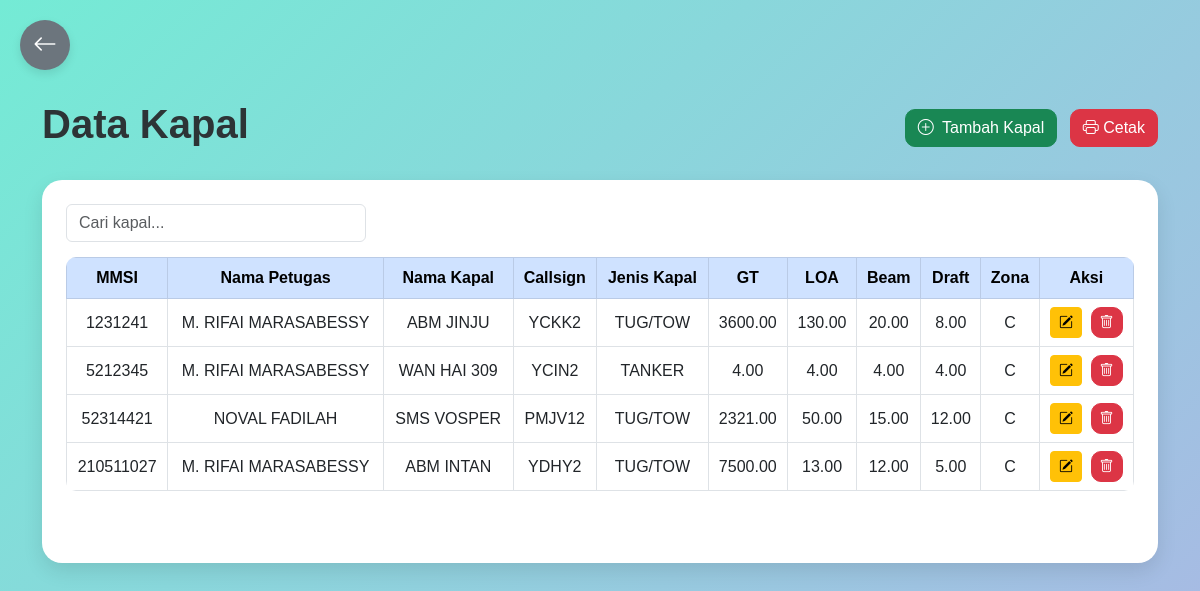
Page /UI/data_kapal.php (signed in) on the committed database.
### tables this page shows
CREATE TABLE `data_kapal` (
  `MMSI` int(10) NOT NULL,
  `nama_kapal` varchar(50) NOT NULL,
  `callsign` varchar(20) NOT NULL,
  `jenis_kapal` enum('TANKER','LNG/LPG CARRIER','CARGO VESSEL','CONTAINER VESSEL','BULK CARRIER','RORO','PASSANGER VESSEL','LIVESTOCK CARRIER','TUG/TOW','GOVERNMENT VESSEL','FISHING VESSEL','OTHERS') NOT NULL,
  `GT` decimal(10,2) DEFAULT NULL,
  `LOA` decimal(10,2) DEFAULT NULL,
  `beam` decimal(10,2) DEFAULT NULL,
  `draft` decimal(10,2) DEFAULT NULL,
  `zona` varchar(5) DEFAULT NULL,
  `id_petugas` varchar(100) DEFAULT NULL
);

CREATE TABLE `daftar_petugas` (
  `id_petugas` varchar(100) NOT NULL,
  `username` varchar(50) NOT NULL,
  `nama` varchar(100) NOT NULL,
  `shift` enum('Pagi','Siang','Malam') NOT NULL,
  `tanggal` date NOT NULL
);

### UI/data_kapal.php (the view, shortened to what this page needs)
<?php
include 'koneksi.php';
$sql =  "
    SELECT
        dk.MMSI,
        dp.nama,
        dk.MMSI, dk.nama_kapal, dk.callsign, dk.jenis_kapal,
        dk.GT, dk.LOA, dk.beam, dk.draft, dk.zona
    FROM
        data_kapal dk
    LEFT JOIN
        daftar_petugas dp ON dk.id_petugas = dp.id_petugas
";
$result = mysqli_query($conn, $sql);
?>
<!DOCTYPE html>
<html lang="en">
<head>
    <link href="https://cdn.jsdelivr.net/npm/bootstrap@5.3.0-alpha1/dist/css/bootstrap.min.css" rel="stylesheet">
    <link href="https://cdn.jsdelivr.net/npm/bootstrap-icons/font/bootstrap-icons.css" rel="stylesheet">
</head>
<body>
<a href="dashboard.php" class="btn btn-back">
    <i class="bi bi-arrow-left"></i>
</a>
<div class="container fade-in">
    <div class="header mb-4 d-flex justify-content-between align-items-center">
        <h1>Data Kapal</h1>
        <div>
            <a href="tambah_kapal.php" class="btn btn-success me-2">
                <i class="bi bi-plus-circle me-1"></i> Tambah Kapal
            </a>
            <a href="cetak_laporan.php" class="btn btn-danger" title="Cetak Laporan Harian">
                <i class="bi bi-printer"></i> Cetak
            </a>
        </div>
    </div>
    <div class="card p-4">
        <input type="text" id="searchInput" class="form-control search-box" placeholder="Cari kapal...">
        <div class="table-responsive">
            <table class="table table-bordered table-hover align-middle text-center">
                <thead class="table-primary">
                    <tr>
                        <th>MMSI</th>
                        <th>Nama Petugas</th>
                        <th>Nama Kapal</th>
                        <th>Callsign</th>
                        <th>Jenis Kapal</th>
                        <th>GT</th>
                        <th>LOA</th>
                        <th>Beam</th>
                        <th>Draft</th>
                        <th>Zona</th>
                        <th>Aksi</th>
                    </tr>
                </thead>
                <tbody id="kapalTable">
                    <?php if (mysqli_num_rows($result) > 0): ?>
                        <?php while ($row = mysqli_fetch_assoc($result)): ?>
                            <tr>
                                <td><?= htmlspecialchars($row['MMSI']); ?></td>
                                <td><?= htmlspecialchars($row['nama']); ?></td>
                                <td><?= htmlspecialchars($row['nama_kapal']); ?></td>
                                <td><?= htmlspecialchars($row['callsign']); ?></td>
                                <td><?= htmlspecialchars($row['jenis_kapal']); ?></td>
                                <td><?= htmlspecialchars($row['GT']); ?></td>
                                <td><?= htmlspecialchars($row['LOA']); ?></td>
                                <td><?= htmlspecialchars($row['beam']); ?></td>
                                <td><?= htmlspecialchars($row['draft']); ?></td>
                                <td><?= htmlspecialchars($row['zona']); ?></td>
                                <td>
                                    <a href="edit_kapal.php?MMSI=<?= htmlspecialchars($row['MMSI']); ?>" class="btn btn-warning btn-sm me-1">
                                        <i class="bi bi-pencil-square"></i>
                                    </a>
                                    <a href="hapus_kapal.php?MMSI=<?= htmlspecialchars($row['MMSI']); ?>" class="btn btn-danger btn-sm" onclick="return confirm('Pastikan data kapal yang anda hapus tidak terdapat pada Data Agen atau Data Monitor, Yakin ingin menghapus?')">
                                        <i class="bi bi-trash"></i>
                                    </a>
                                </td>
                            </tr>
                        <?php endwhile; ?>
                    <?php else: ?>
                        <tr>
                            <td colspan="9" class="text-center">Tidak ada data kapal</td>
                        </tr>
                    <?php endif; ?>
                </tbody>
            </table>
        </div>
        <nav aria-label="Page navigation">
        </nav>
    </div>
</div>
</body>
</html>

### UI/data_kapal.php (style rules this page uses)
body { background: linear-gradient(135deg, #74ebd5 0%, #acb6e5 100%); min-height: 100vh; font-family: 'Poppins', sans-serif; }
.btn-back { position: fixed; top: 20px; left: 20px; width: 50px; height: 50px; background: #6c5ce7; color: white; border-radius: 50%; display: flex; justify-content: center; align-items: center; font-size: 22px; border: none; box-shadow: 0 4px 12px rgba(0, 0, 0, 0.2); z-index: 999; transition: background 0.3s; }
.container { padding-top: 100px; padding-bottom: 50px; }
.card { border: none; border-radius: 20px; box-shadow: 0 8px 20px rgba(0,0,0,0.1); background-color: white; }
h1 { font-weight: 600; color: #2d3436; }
.btn-success, .btn-danger { border-radius: 10px; font-weight: 500; }
.table { border-radius: 10px; overflow: hidden; }
.search-box { max-width: 300px; margin-bottom: 15px; }
.fade-in { animation: fadeIn 1s ease-in; }
.btn-back { position: fixed; top: 20px; left: 20px; width: 50px; height: 50px; background-color: #6c757d; color: white; border-radius: 50%; display: flex; justify-content: center; align-items: center; font-size: 24px; box-shadow: 0 4px 10px rgba(0, 0, 0, 0.1); transition: transform 0.2s ease, background-color 0.3s ease; border: none; }
.btn-back i { font-size: 24px; }

### rows in the picture
data_kapal: MMSI "1231241", id_petugas.nama "M. RIFAI MARASABESSY", nama_kapal "ABM JINJU", callsign "YCKK2", jenis_kapal "TUG/TOW", GT "3600.00", LOA "130.00", beam "20.00", draft "8.00", zona "C"
data_kapal: MMSI "5212345", id_petugas.nama "M. RIFAI MARASABESSY", nama_kapal "WAN HAI 309", callsign "YCIN2", jenis_kapal "TANKER", GT "4.00", LOA "4.00", beam "4.00", draft "4.00", zona "C"
data_kapal: MMSI "52314421", id_petugas.nama "NOVAL FADILAH", nama_kapal "SMS VOSPER", callsign "PMJV12", jenis_kapal "TUG/TOW", GT "2321.00", LOA "50.00", beam "15.00", draft "12.00", zona "C"
data_kapal: MMSI "210511027", id_petugas.nama "M. RIFAI MARASABESSY", nama_kapal "ABM INTAN", callsign "YDHY2", jenis_kapal "TUG/TOW", GT "7500.00", LOA "13.00", beam "12.00", draft "5.00", zona "C"
